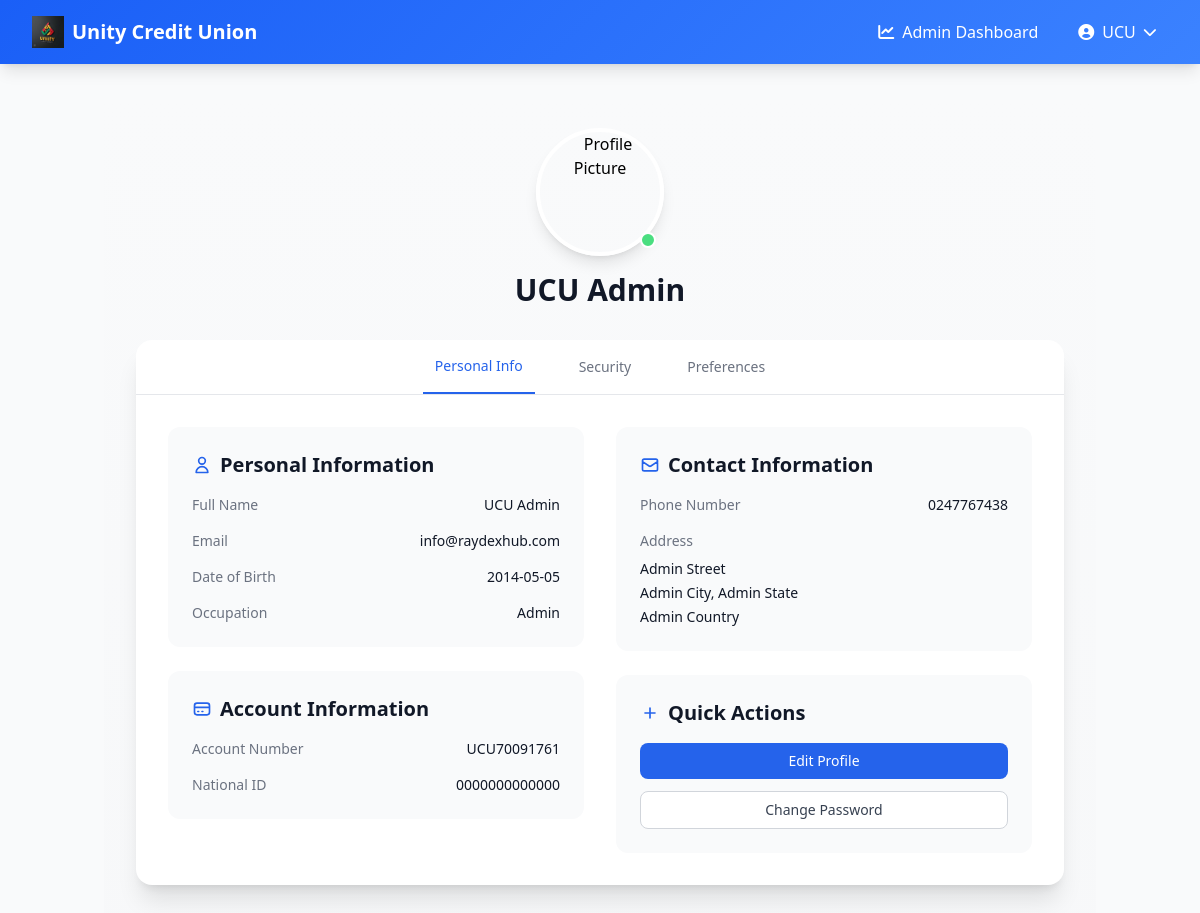
The app's page /profile (signed in) with its own data.
### app.py (models this page shows, shortened)
class User(UserMixin, db.Model):
    __tablename__ = 'user'
    id = db.Column(db.Integer, primary_key=True)
    email = db.Column(db.String(120), unique=True, nullable=False)
    password_hash = db.Column(db.String(128), nullable=False)
    is_verified = db.Column(db.Boolean, default=False)
    is_admin = db.Column(db.Boolean, default=False)
    national_id = db.Column(db.String(20), unique=True, nullable=False)
    account_number = db.Column(db.String(20), unique=True)
    first_name = db.Column(db.String(50), nullable=False)
    last_name = db.Column(db.String(50), nullable=False)
    other_names = db.Column(db.String(50), nullable=True)
    date_of_birth = db.Column(db.Date, nullable=False)
    occupation = db.Column(db.String(100), nullable=False)
    phone_number = db.Column(db.String(20), nullable=False)
    address = db.Column(db.String(200), nullable=False)
    city = db.Column(db.String(100), nullable=False)
    state = db.Column(db.String(100), nullable=False)
    country = db.Column(db.String(100), nullable=False)
    national_id_file = db.Column(db.String(255), nullable=True)  # File path to uploaded National ID
    contributions = db.relationship('Contribution', backref='user', lazy=True)
    loans = db.relationship('Loan', backref='user', lazy=True, foreign_keys='Loan.user_id')
    guarantees = db.relationship('Loan', backref='guarantor', lazy=True, foreign_keys='Loan.guarantor_id')

### app.py (the view)
@app.route('/profile')
@login_required
def profile():
    return render_template('profile.html', user=current_user)

### app.py (called while the page is built)
@login_manager.user_loader
def load_user(user_id):
    return User.query.get(int(user_id))

### templates/profile.html
{% extends "base.html" %} {% block content %}
<div class="min-h-screen bg-gradient-to-b from-gray-50 to-gray-100">
  <div class="container mx-auto px-4 py-8 sm:px-6 lg:px-8">
    <div class="mb-8 text-center">
      <div class="relative inline-block">
        <img
          src="/api/placeholder/128/128"
          alt="Profile Picture"
          class="w-32 h-32 rounded-full border-4 border-white shadow-lg mx-auto"
        />
        <span
          class="absolute bottom-2 right-2 w-4 h-4 bg-green-400 border-2 border-white rounded-full"
        ></span>
      </div>
      <h1 class="mt-4 text-3xl font-bold text-gray-900">
        {{ user.first_name }} {{ user.last_name }}
      </h1>
    </div>
    <div class="bg-white rounded-2xl shadow-xl overflow-hidden">
      <div class="border-b border-gray-200">
        <nav class="flex justify-center space-x-8 px-4">
          <button
            class="px-3 py-4 text-sm font-medium text-blue-600 border-b-2 border-blue-600"
          >
            Personal Info
          </button>
          <button
            class="px-3 py-4 text-sm font-medium text-gray-500 hover:text-gray-700"
          >
            Security
          </button>
          <button
            class="px-3 py-4 text-sm font-medium text-gray-500 hover:text-gray-700"
          >
            Preferences
          </button>
        </nav>
      </div>
      <div class="p-6 lg:p-8">
        <div class="grid grid-cols-1 lg:grid-cols-2 gap-8">
          <div class="space-y-6">
            <div class="bg-gray-50 rounded-xl p-6">
              <h2
                class="text-xl font-semibold text-gray-900 mb-4 flex items-center"
              >
                <svg
                  class="w-5 h-5 mr-2 text-blue-600"
                  fill="none"
                  stroke="currentColor"
                  viewBox="0 0 24 24"
                >
                  <path
                    stroke-linecap="round"
                    stroke-linejoin="round"
                    stroke-width="2"
                    d="M16 7a4 4 0 11-8 0 4 4 0 018 0zM12 14a7 7 0 00-7 7h14a7 7 0 00-7-7z"
                  />
                </svg>
                Personal Information
              </h2>
              <div class="space-y-4">
                <div class="flex justify-between items-center">
                  <span class="text-sm font-medium text-gray-500"
                    >Full Name</span
                  >
                  <span class="text-sm text-gray-900"
                    >{{ user.first_name }} {{ user.last_name }}</span
                  >
                </div>
                <div class="flex justify-between items-center">
                  <span class="text-sm font-medium text-gray-500">Email</span>
                  <span class="text-sm text-gray-900">{{ user.email }}</span>
                </div>
                <div class="flex justify-between items-center">
                  <span class="text-sm font-medium text-gray-500"
                    >Date of Birth</span
                  >
                  <span class="text-sm text-gray-900"
                    >{{ user.date_of_birth }}</span
                  >
                </div>
                <div class="flex justify-between items-center">
                  <span class="text-sm font-medium text-gray-500"
                    >Occupation</span
                  >
                  <span class="text-sm text-gray-900"
                    >{{ user.occupation }}</span
                  >
                </div>
              </div>
            </div>
            <div class="bg-gray-50 rounded-xl p-6">
              <h2
                class="text-xl font-semibold text-gray-900 mb-4 flex items-center"
              >
                <svg
                  class="w-5 h-5 mr-2 text-blue-600"
                  fill="none"
                  stroke="currentColor"
                  viewBox="0 0 24 24"
                >
                  <path
                    stroke-linecap="round"
                    stroke-linejoin="round"
                    stroke-width="2"
                    d="M3 10h18M7 15h1m4 0h1m-7 4h12a3 3 0 003-3V8a3 3 0 00-3-3H6a3 3 0 00-3 3v8a3 3 0 003 3z"
                  />
                </svg>
                Account Information
              </h2>
              <div class="space-y-4">
                <div class="flex justify-between items-center">
                  <span class="text-sm font-medium text-gray-500"
                    >Account Number</span
                  >
                  <span class="text-sm text-gray-900"
                    >{{ user.account_number }}</span
                  >
                </div>
                <div class="flex justify-between items-center">
                  <span class="text-sm font-medium text-gray-500"
                    >National ID</span
                  >
                  <span class="text-sm text-gray-900"
                    >{{ user.national_id }}</span
                  >
                </div>
              </div>
            </div>
          </div>
          <div class="space-y-6">
            <div class="bg-gray-50 rounded-xl p-6">
              <h2
                class="text-xl font-semibold text-gray-900 mb-4 flex items-center"
              >
                <svg
                  class="w-5 h-5 mr-2 text-blue-600"
                  fill="none"
                  stroke="currentColor"
                  viewBox="0 0 24 24"
                >
                  <path
                    stroke-linecap="round"
                    stroke-linejoin="round"
                    stroke-width="2"
                    d="M3 8l7.89 5.26a2 2 0 002.22 0L21 8M5 19h14a2 2 0 002-2V7a2 2 0 00-2-2H5a2 2 0 00-2 2v10a2 2 0 002 2z"
                  />
                </svg>
                Contact Information
              </h2>
              <div class="space-y-4">
                <div class="flex justify-between items-center">
                  <span class="text-sm font-medium text-gray-500"
                    >Phone Number</span
                  >
                  <span class="text-sm text-gray-900"
                    >{{ user.phone_number }}</span
                  >
                </div>
                <div>
                  <span class="text-sm font-medium text-gray-500 block mb-2"
                    >Address</span
                  >
                  <div class="text-sm text-gray-900 space-y-1">
                    <p>{{ user.address }}</p>
                    <p>{{ user.city }}, {{ user.state }} {{ user.zip_code }}</p>
                    <p>{{ user.country }}</p>
                  </div>
                </div>
              </div>
            </div>
            <div class="bg-gray-50 rounded-xl p-6">
              <h2
                class="text-xl font-semibold text-gray-900 mb-4 flex items-center"
              >
                <svg
                  class="w-5 h-5 mr-2 text-blue-600"
                  fill="none"
                  stroke="currentColor"
                  viewBox="0 0 24 24"
                >
                  <path
                    stroke-linecap="round"
                    stroke-linejoin="round"
                    stroke-width="2"
                    d="M12 6v6m0 0v6m0-6h6m-6 0H6"
                  />
                </svg>
                Quick Actions
              </h2>
              <div class="space-y-3">
                <a
                  href="/edit-profile"
                  class="block w-full px-4 py-2 text-sm font-medium text-center text-white bg-blue-600 rounded-lg hover:bg-blue-700 focus:ring-4 focus:ring-blue-300 transition duration-300"
                >
                  Edit Profile
                </a>
                <button
                  class="block w-full px-4 py-2 text-sm font-medium text-center text-gray-700 bg-white border border-gray-300 rounded-lg hover:bg-gray-50 focus:ring-4 focus:ring-gray-200 transition duration-300"
                >
                  Change Password
                </button>
              </div>
            </div>
          </div>
        </div>
      </div>
    </div>
  </div>
</div>
{% endblock %}

### templates/base.html (shortened to what this page needs)
<!DOCTYPE html>
<html lang="en">
  <head>
    <script src="https://cdn.tailwindcss.com"></script>
    <link
      href="https://cdnjs.cloudflare.com/ajax/libs/font-awesome/6.0.0/css/all.min.css"
      rel="stylesheet"
    />
  </head>
  <body
    class="bg-gray-50 min-h-screen flex flex-col"
    x-data="{ mobileMenuOpen: false }"
  >
    <nav class="gradient-bg shadow-lg relative z-50">
      <div class="max-w-7xl mx-auto px-4 sm:px-6 lg:px-8">
        <div class="flex justify-between h-16">
          <div class="flex items-center">
            <a href="{{ url_for('home') }}" class="flex items-center">
              <img
                src="{{ url_for('static', filename='images/unitylogo.jpg')}}"
                alt="Unity Credit Union Logo"
                class="h-8 w-auto mr-2"
              />
              <span class="text-white text-xl font-bold"
                >Unity Credit Union</span
              >
            </a>
          </div>
          <div class="hidden md:flex items-center space-x-4">
            {% if current_user.is_authenticated %} {% if current_user.is_admin
            %}
            <a
              href="{{ url_for('admin_dashboard') }}"
              class="text-white hover:text-primary-100 transition-colors duration-200 px-3 py-2 rounded-md hover:bg-primary-700"
            >
              <i class="fas fa-chart-line mr-2"></i>Admin Dashboard
            </a>
            {% endif %}
            <div class="relative" x-data="{ open: false }">
              <button
                @click="open = !open"
                @click.away="open = false"
                class="flex items-center text-white hover:text-primary-100 transition-colors duration-200 px-3 py-2 rounded-md hover:bg-primary-700"
              >
                <i class="fas fa-user-circle mr-2"></i>
                {{ current_user.first_name }}
                <i
                  class="fas fa-chevron-down ml-2 text-sm transition-transform"
                  :class="{ 'transform rotate-180': open }"
                ></i>
              </button>
            </div>
            {% endif %}
          </div>
        </div>
      </div>
    </nav>
    <main class="flex-grow container mx-auto px-4 py-8">
      {% block content %}{% endblock %}
    </main>
  </body>
</html>

### templates/base.html (style rules this page uses)
.gradient-bg { background: linear-gradient(135deg, #1a5ff7 0%, #3b82ff 100%); }

### records on screen
User: first_name "UCU", last_name "Admin", email "info@raydexhub.com", date_of_birth "2014-05-05", occupation "Admin", account_number "UCU70091761", national_id "0000000000000", phone_number "0247767438", address "Admin Street", city "Admin City", state "Admin State", country "Admin Country"
